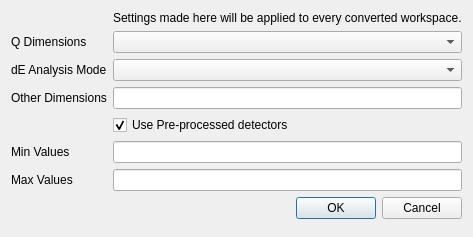
<?xml version="1.0" encoding="UTF-8"?>
<ui version="4.0">
 <class>CreateMDWorkspaceAlgDialog</class>
 <widget class="QDialog" name="CreateMDWorkspaceAlgDialog">
  <property name="geometry">
   <rect>
    <x>0</x>
    <y>0</y>
    <width>456</width>
    <height>237</height>
   </rect>
  </property>
  <property name="windowTitle">
   <string>Dialog</string>
  </property>
  <layout class="QFormLayout" name="formLayout_2">
   <property name="fieldGrowthPolicy">
    <enum>QFormLayout::AllNonFixedFieldsGrow</enum>
   </property>
   <item row="0" column="1">
    <widget class="QLabel" name="label_6">
     <property name="text">
      <string>Settings made here will be applied to every converted workspace.</string>
     </property>
    </widget>
   </item>
   <item row="3" column="0">
    <widget class="QLabel" name="label">
     <property name="toolTip">
      <string>You can to transfer source workspace dimensions into target worskpace directly (NoQ) or transform into mod(Q) (1 dimension) or QxQyQz (3 dimensions) in Q space</string>
     </property>
     <property name="text">
      <string>Q Dimensions</string>
     </property>
    </widget>
   </item>
   <item row="3" column="1">
    <widget class="QComboBox" name="combo_q_dimensions"/>
   </item>
   <item row="4" column="0">
    <widget class="QLabel" name="label_2">
     <property name="toolTip">
      <string>You can analyze neutron energy transfer in direct, indirect or elastic mode. The analysis mode has to correspond to experimenal set up.</string>
     </property>
     <property name="text">
      <string>dE Analysis Mode</string>
     </property>
    </widget>
   </item>
   <item row="4" column="1">
    <widget class="QComboBox" name="combo_analysis_mode"/>
   </item>
   <item row="5" column="0">
    <widget class="QLabel" name="label_5">
     <property name="toolTip">
      <string>List(comma separated) of additional to Q (orthogonal) dimensions in the target workspace.</string>
     </property>
     <property name="text">
      <string>Other Dimensions</string>
     </property>
    </widget>
   </item>
   <item row="5" column="1">
    <widget class="QLineEdit" name="txt_other_dimensions"/>
   </item>
   <item row="6" column="1">
    <widget class="QCheckBox" name="ck_use_preprocessed_detectors">
     <property name="text">
      <string>Use Pre-processed detectors</string>
     </property>
     <property name="checked">
      <bool>true</bool>
     </property>
    </widget>
   </item>
   <item row="7" column="0">
    <widget class="QLabel" name="label_3">
     <property name="toolTip">
      <string>An array of size: 

        a) 1+N_OtherDimensions if the first dimension (QDimensions property) is equal to |Q| or 

        b) 3+N_OtherDimensions if the first (3) dimensions (QDimensions property) equal  QxQyQz or 

        c) (1 or 2)+N_OtherDimesnions if QDimesnins property is empty. 

         In case c) the target workspace dimensions are defined by the units of the input workspace axis


          This array contains minimal values for all dimensions.

          Momentum values expected to be in [A^-1] and energy transfer (if any) expressed in [meV]

          All other values are in uints they are in their log files

          Values lower than the specified one will be ignored

          If a minimal target workspace range is higher than the one specified here, the target workspace range will be used instead
</string>
     </property>
     <property name="text">
      <string>Min Values</string>
     </property>
    </widget>
   </item>
   <item row="7" column="1">
    <widget class="QLineEdit" name="txt_min_values">
     <property name="toolTip">
      <string>An array of the same size and the same units as MinValues array
  Values higher then the specified by this array will be ignored
  If a maximal target workspace range is lower, then one of specified here, the target workspace range will be used instead.</string>
     </property>
    </widget>
   </item>
   <item row="8" column="0">
    <widget class="QLabel" name="label_4">
     <property name="text">
      <string>Max Values</string>
     </property>
    </widget>
   </item>
   <item row="8" column="1">
    <widget class="QLineEdit" name="txt_max_values"/>
   </item>
   <item row="9" column="1">
    <widget class="QDialogButtonBox" name="buttonBox">
     <property name="orientation">
      <enum>Qt::Horizontal</enum>
     </property>
     <property name="standardButtons">
      <set>QDialogButtonBox::Cancel|QDialogButtonBox::Ok</set>
     </property>
    </widget>
   </item>
  </layout>
 </widget>
 <resources/>
 <connections>
  <connection>
   <sender>buttonBox</sender>
   <signal>accepted()</signal>
   <receiver>CreateMDWorkspaceAlgDialog</receiver>
   <slot>accept()</slot>
   <hints>
    <hint type="sourcelabel">
     <x>248</x>
     <y>254</y>
    </hint>
    <hint type="destinationlabel">
     <x>157</x>
     <y>274</y>
    </hint>
   </hints>
  </connection>
  <connection>
   <sender>buttonBox</sender>
   <signal>rejected()</signal>
   <receiver>CreateMDWorkspaceAlgDialog</receiver>
   <slot>reject()</slot>
   <hints>
    <hint type="sourcelabel">
     <x>316</x>
     <y>260</y>
    </hint>
    <hint type="destinationlabel">
     <x>286</x>
     <y>274</y>
    </hint>
   </hints>
  </connection>
 </connections>
</ui>
